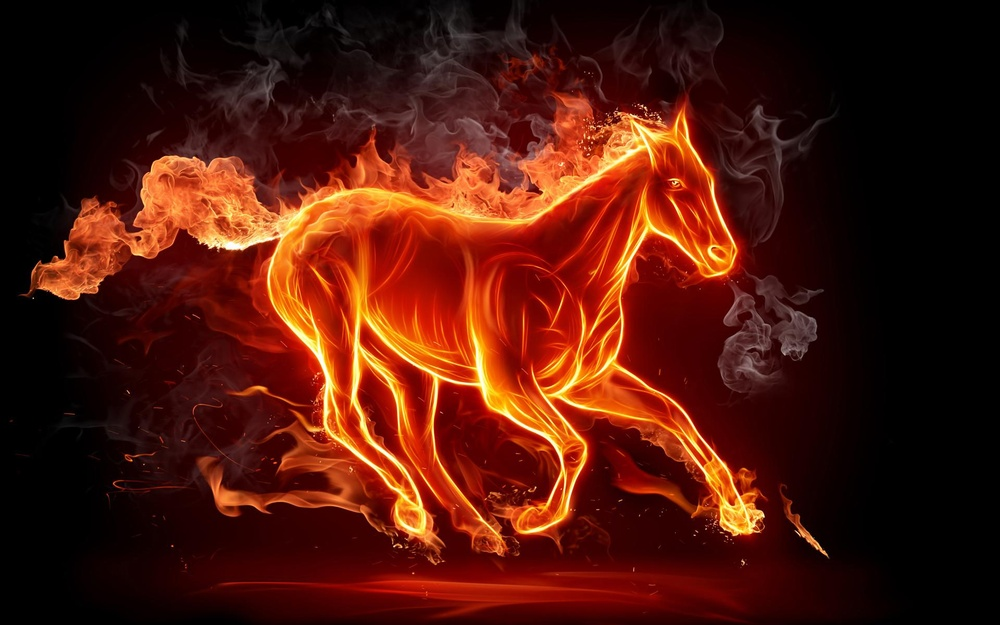
#> input picture opencv/horse.jpg, 1000 x 625 px, shrunk from 1920 x 1200 before the run
$ python tut.py
#> lines starting #> are read from the running program, lines starting #| are printed output that depends on the picture
import numpy as np
import cv2 as cv
from matplotlib import pyplot as plt
img = cv.imread('horse.jpg', 0)
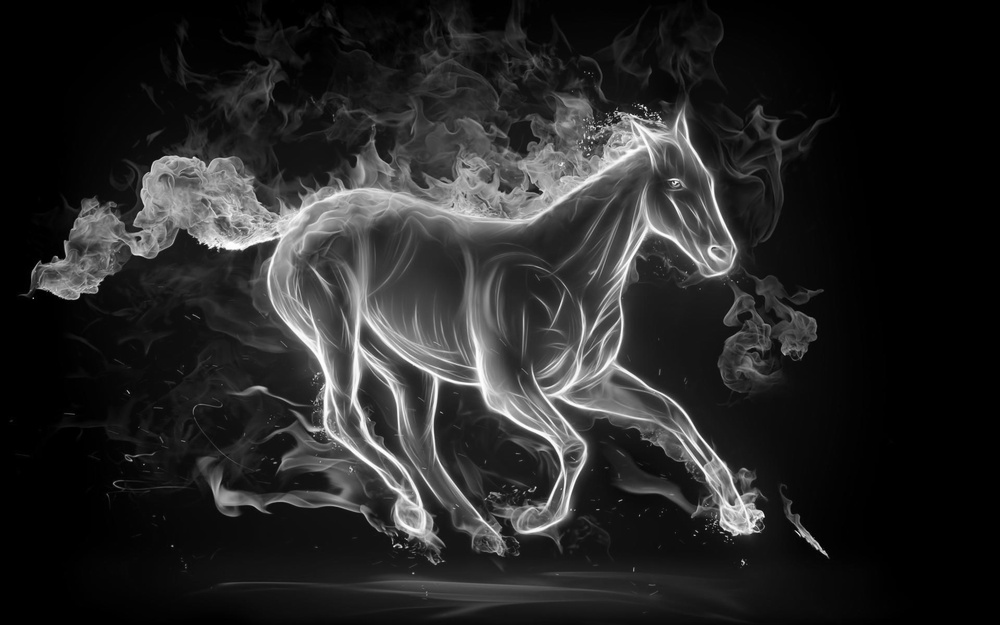
#> img: shape (625, 1000); min 0, max 255, mean 38.4
plt.imshow(img, cmap = 'gray', interpolation = 'bicubic')
plt.xticks([]), plt.yticks([])
plt.show()
# [14 lines of commented-out code are left out]
